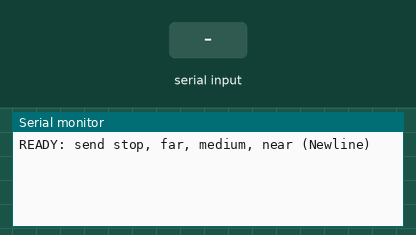
A sketch run on a simulated Arduino Uno, built with avr-gcc and run on an emulated ATmega328P. Shown: the last lines printed to the serial monitor. The inputs (shaded band) are chosen by the test bench.

Above: at 1.2 s.
1.3 s: "stop\n" received over Serial
At 1.8 s:
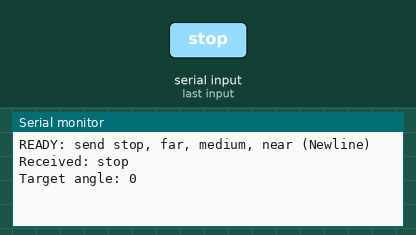
2.8 s: byte 10 ('\n') received over Serial
At 3.9 s:
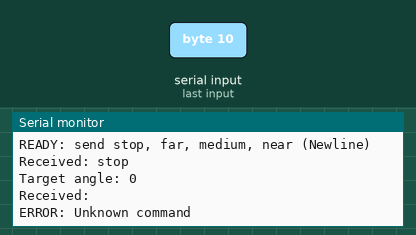
4.3 s: "far\n" received over Serial
At 5.2 s:
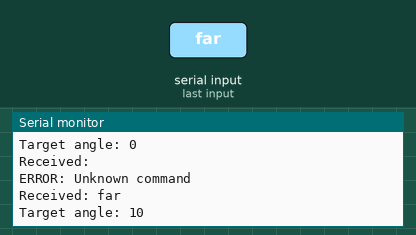
5.8 s: "medium\n" received over Serial
At 6.6 s:
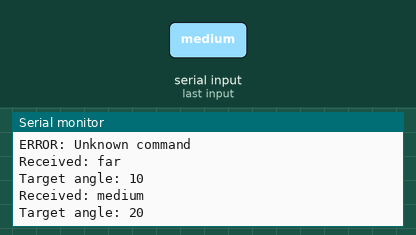
7.3 s: "near\n" received over Serial
At 8.8 s:
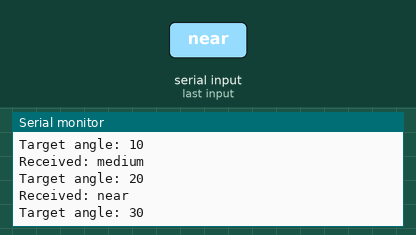
Timing chart, 0 to 9.8 s (numbered marks = the images above; inputs shaded):
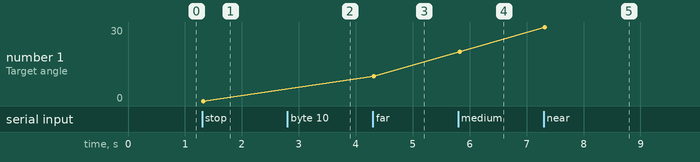

Measured:
- after the input at 1.3 s, the serial monitor: prints a new line at once (image 1)
- after the input at 2.8 s, the serial monitor: prints a new line at once (image 2)
- after the input at 4.3 s, the serial monitor: prints a new line at once (image 3)
- after the input at 5.8 s, the serial monitor: prints a new line at once (image 4)
- after the input at 7.3 s, the serial monitor: prints a new line at once (image 5)
- plotted number 1: 0 → 10 after the input at 4.3 s, 10 → 20 after the input at 5.8 s, 20 → 30 after the input at 7.3 s

The sketch:

SerialParserTest.ino
```cpp
// TEST 03 — pure serial parser; servo disconnected.
// Type stop / far / medium / near, select "Newline" and 9600 baud.
String command = "";

void setup() {
  Serial.begin(9600);
  Serial.println("READY: send stop, far, medium, near (Newline)");
}

void loop() {
  while (Serial.available() > 0) {
    char incoming = Serial.read();
    if (incoming == '\r') continue;
    if (incoming == '\n') {
      command.trim();
      command.toLowerCase();
      int targetAngle = -1; // -1 means invalid command.
      if (command == "stop") targetAngle = 0;
      else if (command == "far") targetAngle = 10;
      else if (command == "medium") targetAngle = 20;
      else if (command == "near") targetAngle = 30;

      Serial.print("Received: ");
      Serial.println(command);
      if (targetAngle >= 0) {
        Serial.print("Target angle: ");
        Serial.println(targetAngle);
      } else {
        Serial.println("ERROR: Unknown command");
      }
      command = "";
    } else if (command.length() < 32) {
      command += incoming; // Bound buffer growth on malformed input.
    } else {
      command = "";
      Serial.println("ERROR: Command too long (discarded)");
    }
  }
}
```
